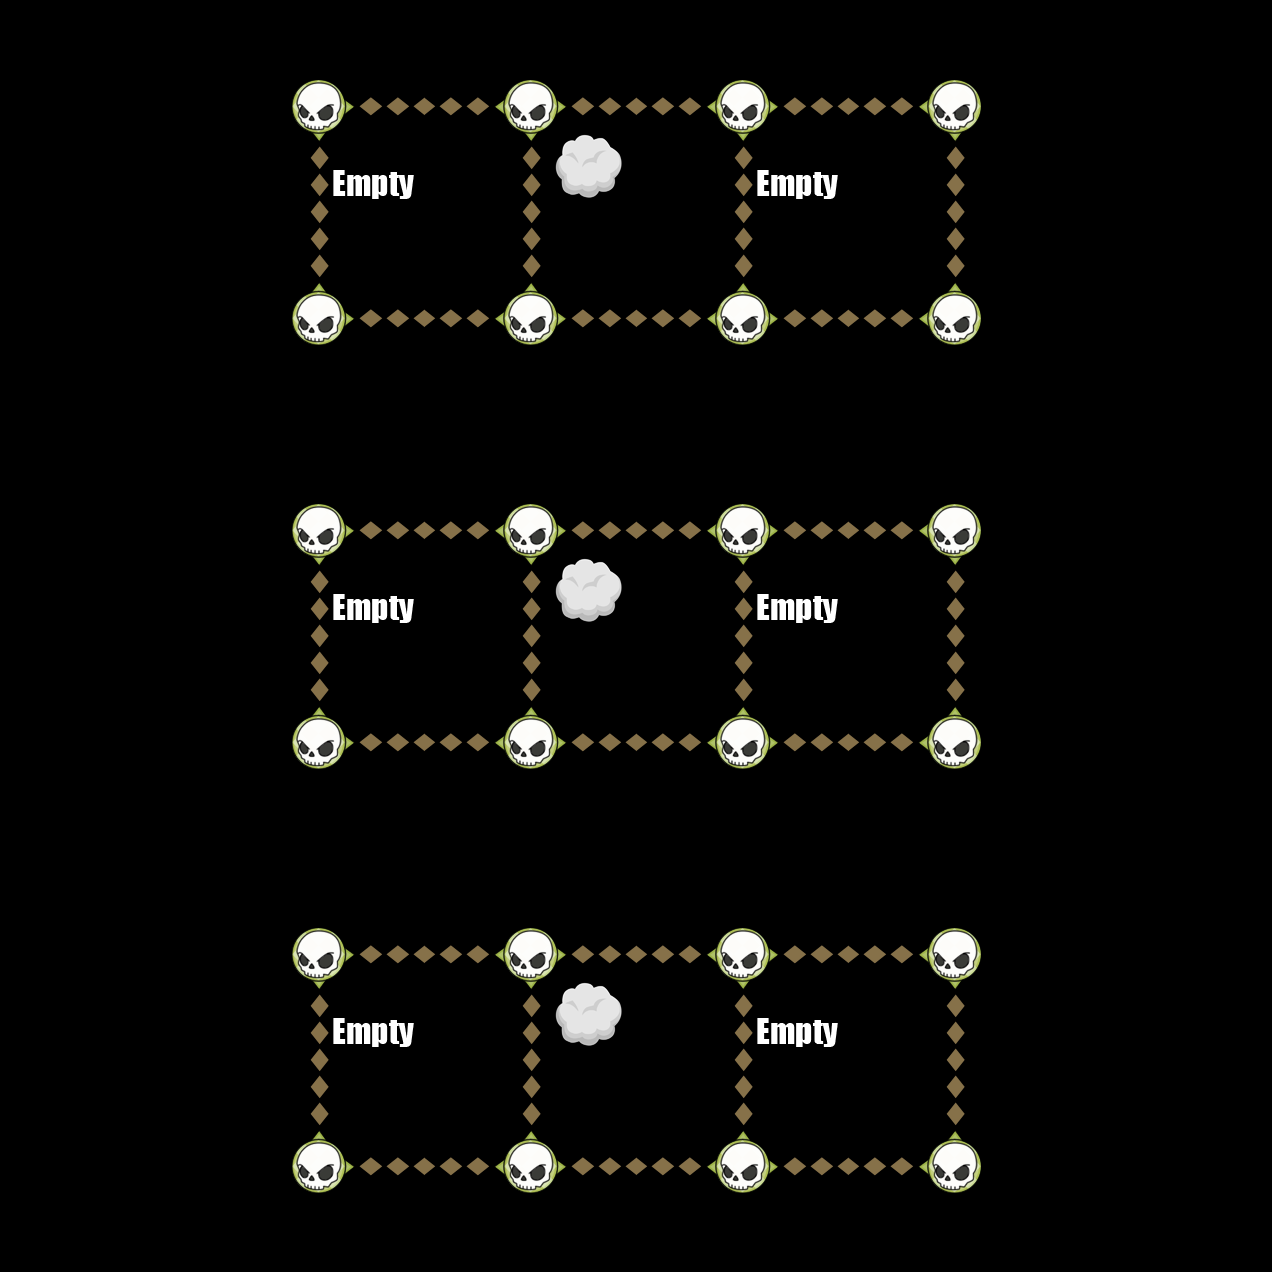

Below is a game level as drawn by its tile map, then a one-line description and the .tmx that defines it (tile-layer data replaced by summaries):
An orthogonal 6x6 tile map with 212x212 px tiles, 6 tile layers (Down, Up, Left, Right, ...).

<map version="1.0" orientation="orthogonal" width="6" height="6" tilewidth="212" tileheight="212">
 <tileset firstgid="1" name="TileGraphic_Final-ipadhd" tilewidth="212" tileheight="212">
  <image source="TileGraphic_Final-ipadhd.png" width="636" height="1060" />
  <tile id="0">
   <properties>
    <property name="LineFilled" value="True" />
   </properties>
  </tile>
  <tile id="2">
   <properties>
    <property name="Item" value="TreasureBox" />
   </properties>
  </tile>
  <tile id="4">
   <properties>
    <property name="RowFilled" value="True" />
   </properties>
  </tile>
  <tile id="6">
   <properties>
    <property name="Item" value="CannonLeft" />
   </properties>
  </tile>
  <tile id="7">
   <properties>
    <property name="Item" value="ShipRight" />
   </properties>
  </tile>
  <tile id="8">
   <properties>
    <property name="Item" value="MapOne" />
   </properties>
  </tile>
  <tile id="9">
   <properties>
    <property name="Item" value="CannonRight" />
   </properties>
  </tile>
  <tile id="10">
   <properties>
    <property name="Item" value="ShipLeft" />
   </properties>
  </tile>
  <tile id="11">
   <properties>
    <property name="Item" value="MapTwo" />
   </properties>
  </tile>
  <tile id="12">
   <properties>
    <property name="Item" value="Empty" />
   </properties>
  </tile>
  <tile id="13">
   <properties>
    <property name="Item" value="Skull" />
   </properties>
  </tile>
  <tile id="14">
   <properties>
    <property name="Item" value="Fog" />
   </properties>
  </tile>
 </tileset>
 <layer name="Down" width="6" height="6">
  <data>[36 cells, 12 non-empty, 1 distinct tile ids]</data>
 </layer>
 <layer name="Up" width="6" height="6">
  <data>[36 cells, 12 non-empty, 1 distinct tile ids]</data>
 </layer>
 <layer name="Left" width="6" height="6">
  <data>[36 cells, 18 non-empty, 1 distinct tile ids]</data>
 </layer>
 <layer name="Right" width="6" height="6">
  <data>[36 cells, 18 non-empty, 1 distinct tile ids]</data>
 </layer>
 <layer name="Dots" width="6" height="6">
  <data>[36 cells, 24 non-empty, 1 distinct tile ids]</data>
 </layer>
 <layer name="Items" width="6" height="6">
  <data>[36 cells, 9 non-empty, 2 distinct tile ids]</data>
 </layer>
</map>
